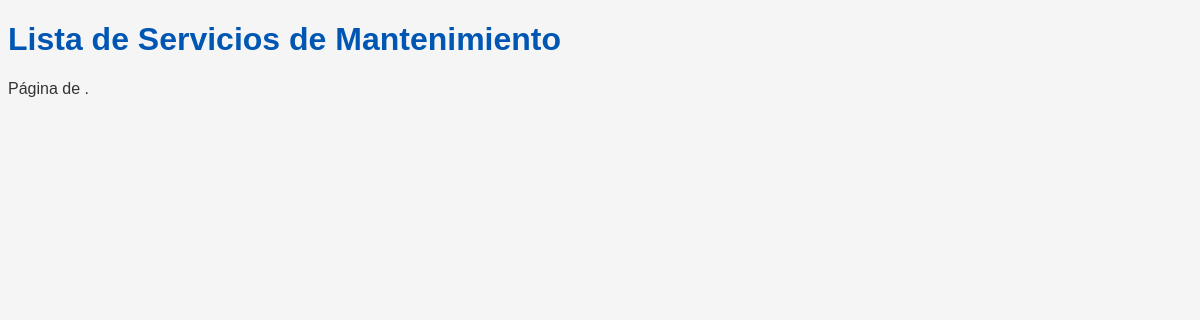
The page /servicios/ on the database as committed earlier.
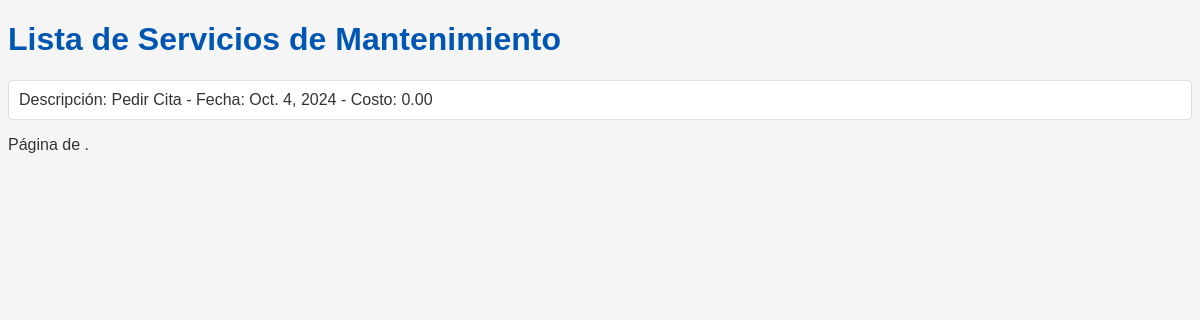
The same page on the database as committed later.
### gestion/models.py (models this page shows, shortened)
class ServicioMantenimiento(models.Model):
    descripcion = models.TextField()
    fecha_servicio = models.DateField()
    costo = models.DecimalField(max_digits=10, decimal_places=2)

### gestion/views.py (the view)
# urls.py: path('servicios/', views.listar_servicios, name='listar_servicios'),
def listar_servicios(request):
    servicios = ServicioMantenimiento.objects.all()
    return render(request, 'servicios.html', {'servicios': servicios})

### gestion/templates/servicios.html (shortened to what this page needs)
<!DOCTYPE html>
<html lang="es">
<head>
    {% load static %}
    <link rel="stylesheet" href="{% static 'concesionario/css/styles.css' %}"></head>
<body>
    <h1>Lista de Servicios de Mantenimiento</h1>
    <ul>
        {% for servicio in servicios %}
            <li>Descripción: {{ servicio.descripcion }} - Fecha: {{ servicio.fecha_servicio }} - Costo: {{ servicio.costo }}</li>
        {% endfor %}
    </ul>
    <div class="pagination">
        <span class="step-links">
            <span class="current">
                Página {{ servicios.number }} de {{ servicios.paginator.num_pages }}.
            </span>
        </span>
    </div>
</body>
</html>

Rows that differ between the two databases and show on the page:
added ServicioMantenimiento: descripcion "Pedir Cita", fecha_servicio "Oct. 4, 2024", costo "0.00"
